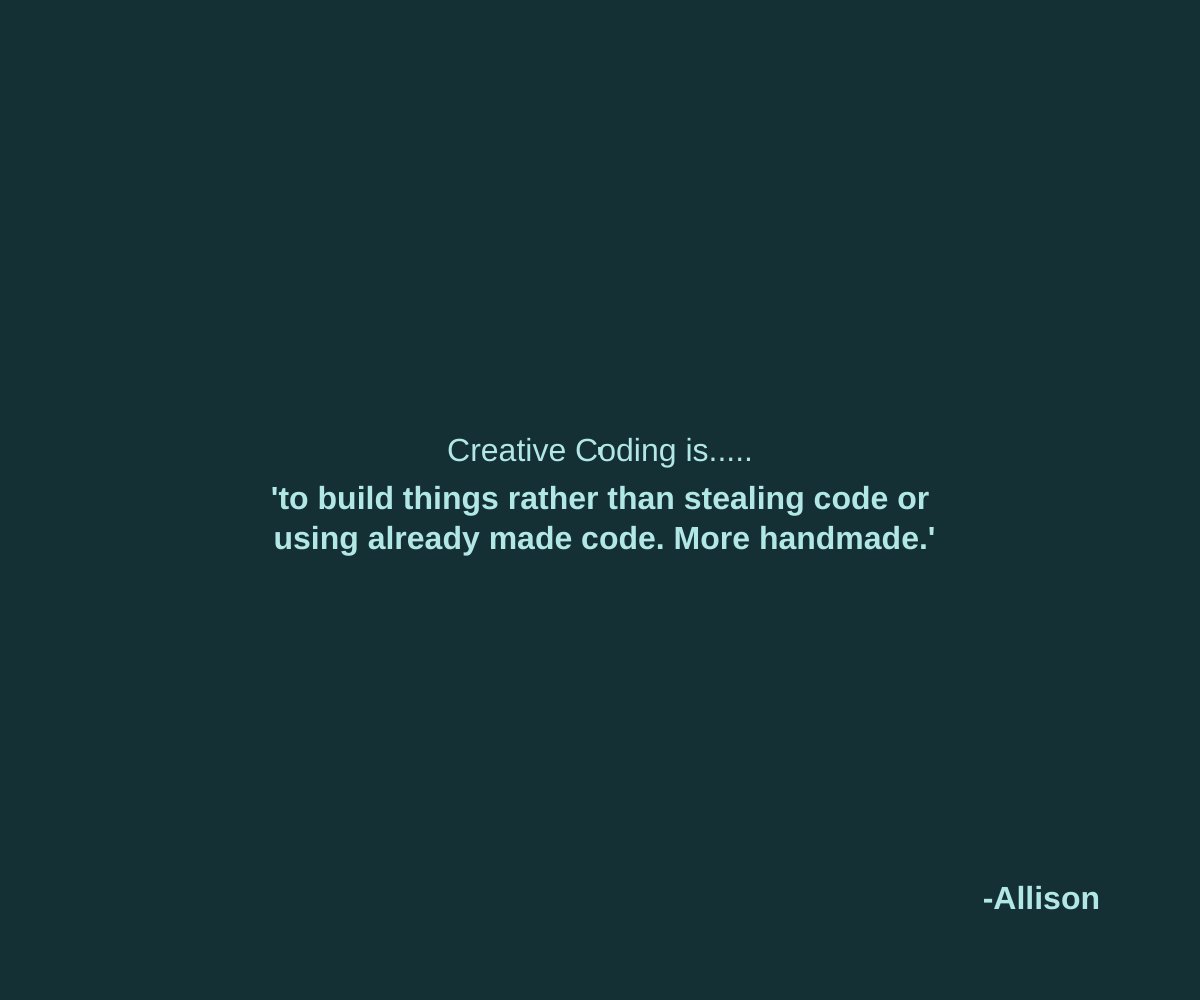
Frame 1 (no input)
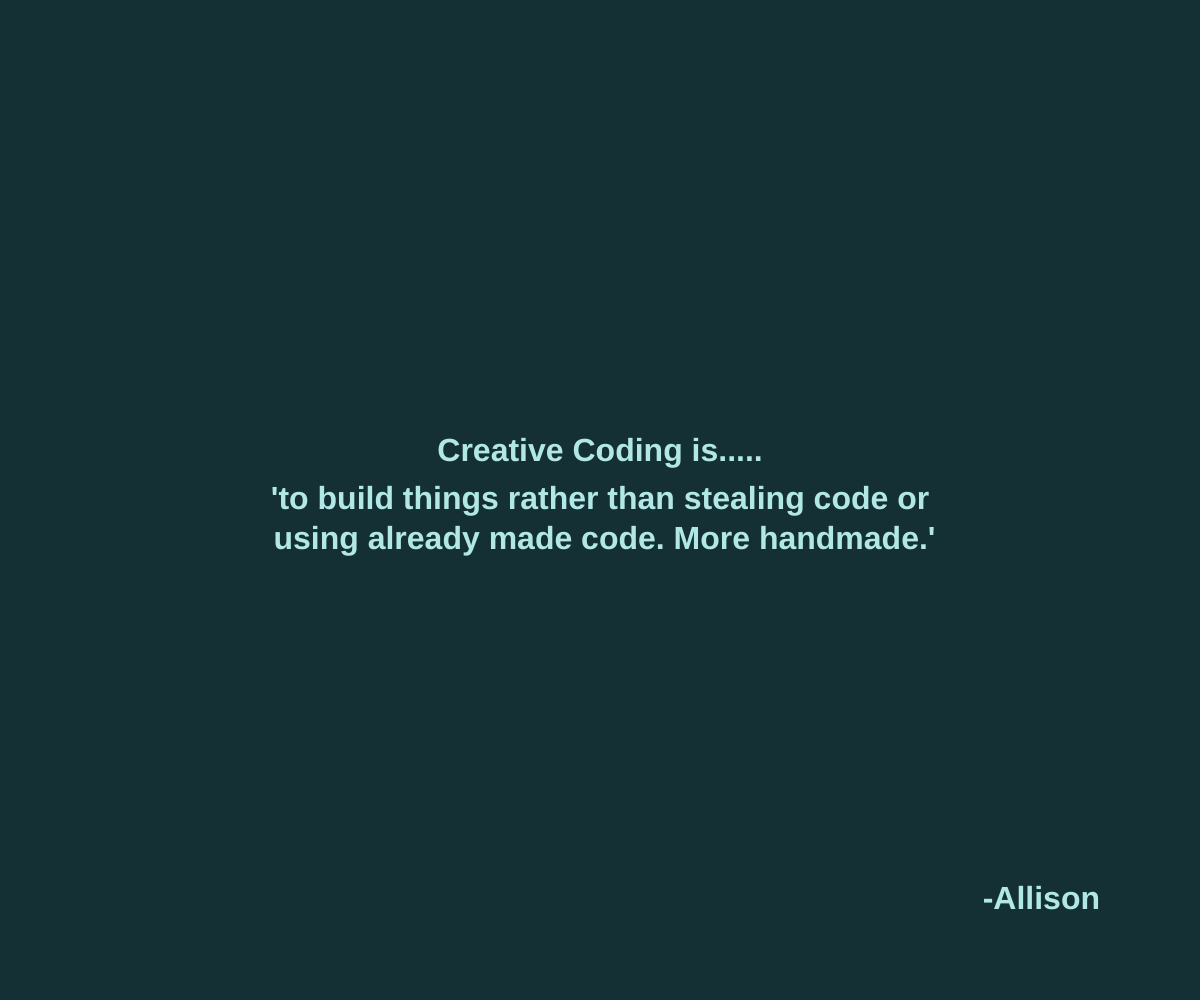
Frame 60 (no input)
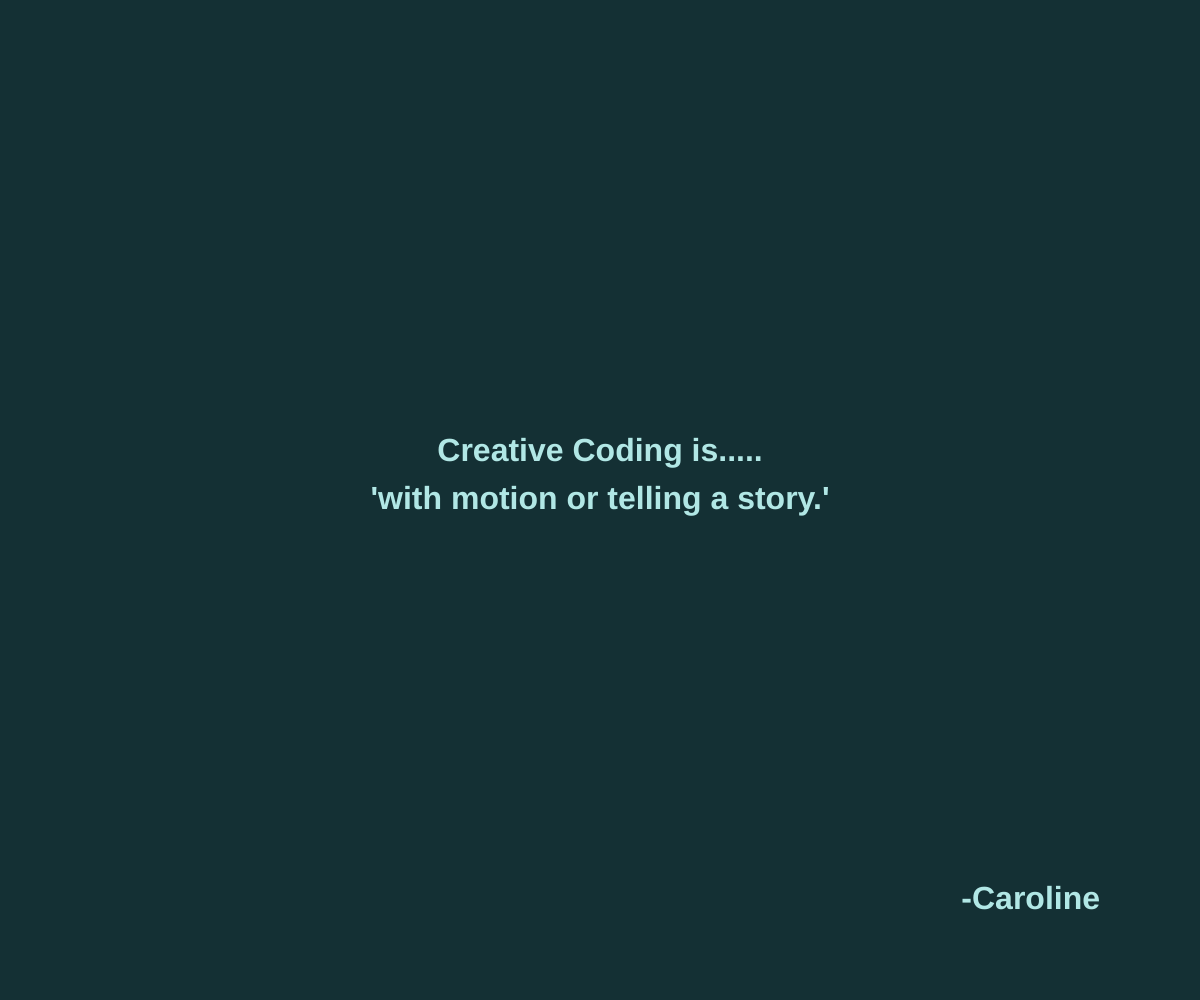
Frame 120 (the mouse pressed at the canvas centre since frame 60)

The p5.js sketch that drew these frames (run headless with seeded random() and noise() and a simulated clock; from frame 60 on, the mouse is pressed at the canvas centre):

// p5.js sketch
// ── sketch.js
// change the quotes in this array. Be mindful of the quotation marks!
// this is the only part of the file you need to edit!

const quotes = [
  { text: "when you write computer code to make something that is artistic.", source: "Holly" },
  { text: "\n 'to build things rather than stealing code or \n using already made code. More handmade.", source: "Allison" },
  { text: "with motion or telling a story.", source: "Caroline" },
  { text: "able to bring out the imagination.", source: "Sheila" },
  { text: "when you're creating every day.", source: "Tony" },
  { text: "writing a program for games or art.", source: "Annie" },
  { text: "a type of coding that portrays the coder's vibe or style.", source: "Taylor" },
  { text: "using traditional coding skills in a unique way for design or art.", source: "Ava" }
];
// no need to edit anything below this line! 
// if you have made an error, you can check your history to see what might have gone wrong

// a variable that holds the current quote
let current = [];

function setup() {
  createCanvas(windowWidth, windowHeight);
  // Seed with millis() so each page load gives a different quote.
  randomSeed(millis());
  textSize(32);
  fill(177, 231, 229);
  // calls the function to pick a quote
  pickQuote();
}

function pickQuote() {
  // take a random number and use that to identify what quote to use
  current = quotes[floor(random(quotes.length))];
}

function draw() {
  background(20, 48, 52); // set the background color
  drawQuote();  // draw the quote on screen
}

function drawQuote() {   // draw text
  textAlign(CENTER, CENTER);
  text("Creative Coding is.....", width / 2, height / 2 - 48);
  textStyle(BOLD);
  text("'" + current.text + "'", width / 2, height / 2);
  textAlign(RIGHT, CENTER);
  text("-" + current.source, width - 100, height - 100);

}

function windowResized() {
  resizeCanvas(windowWidth, windowHeight);
}

function newQuote() {
  pickQuote();
  redraw();
}

function mousePressed() {
  newQuote();
}
